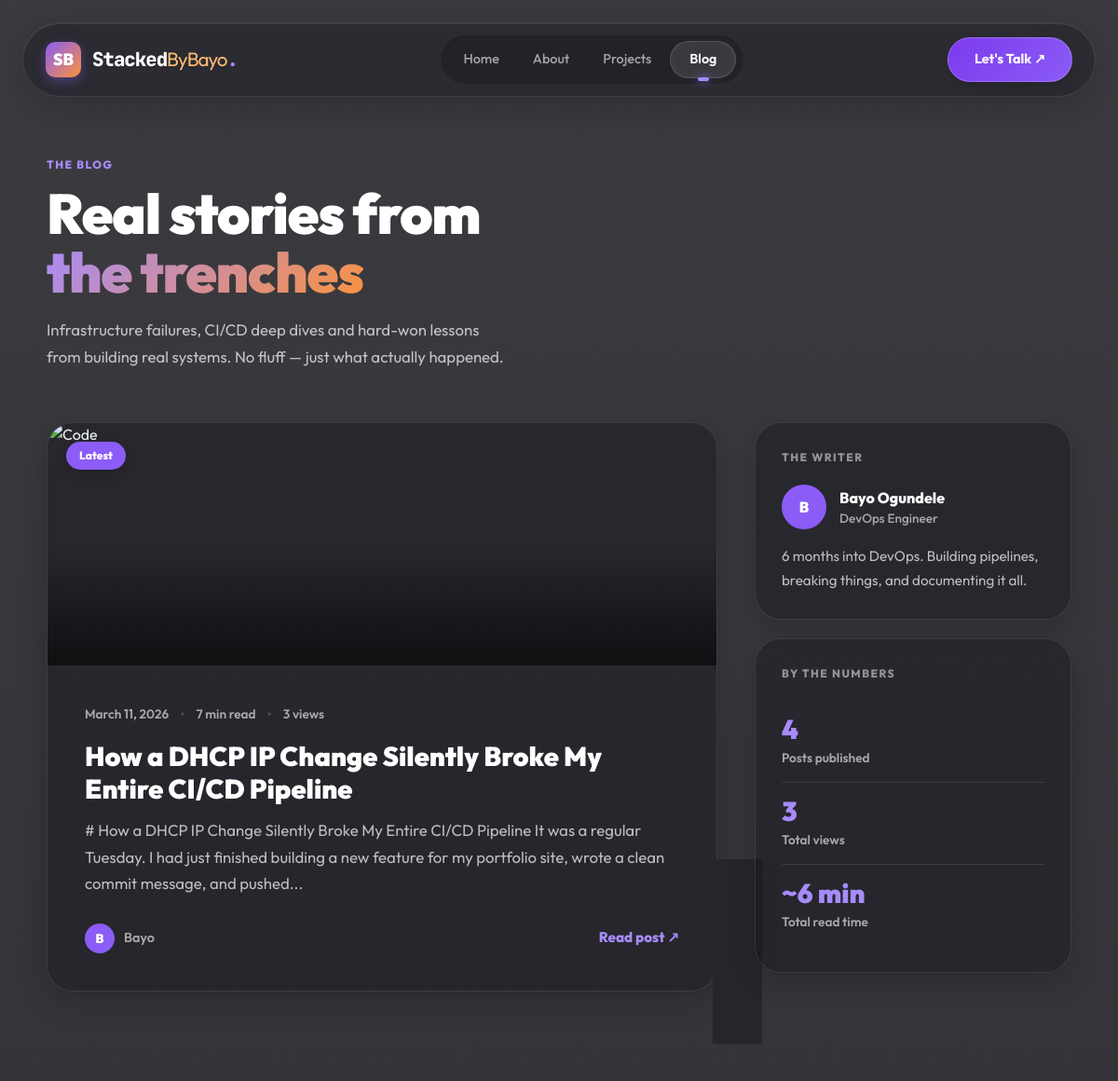
/blog (upper part), run on an earlier commit of the app's database.
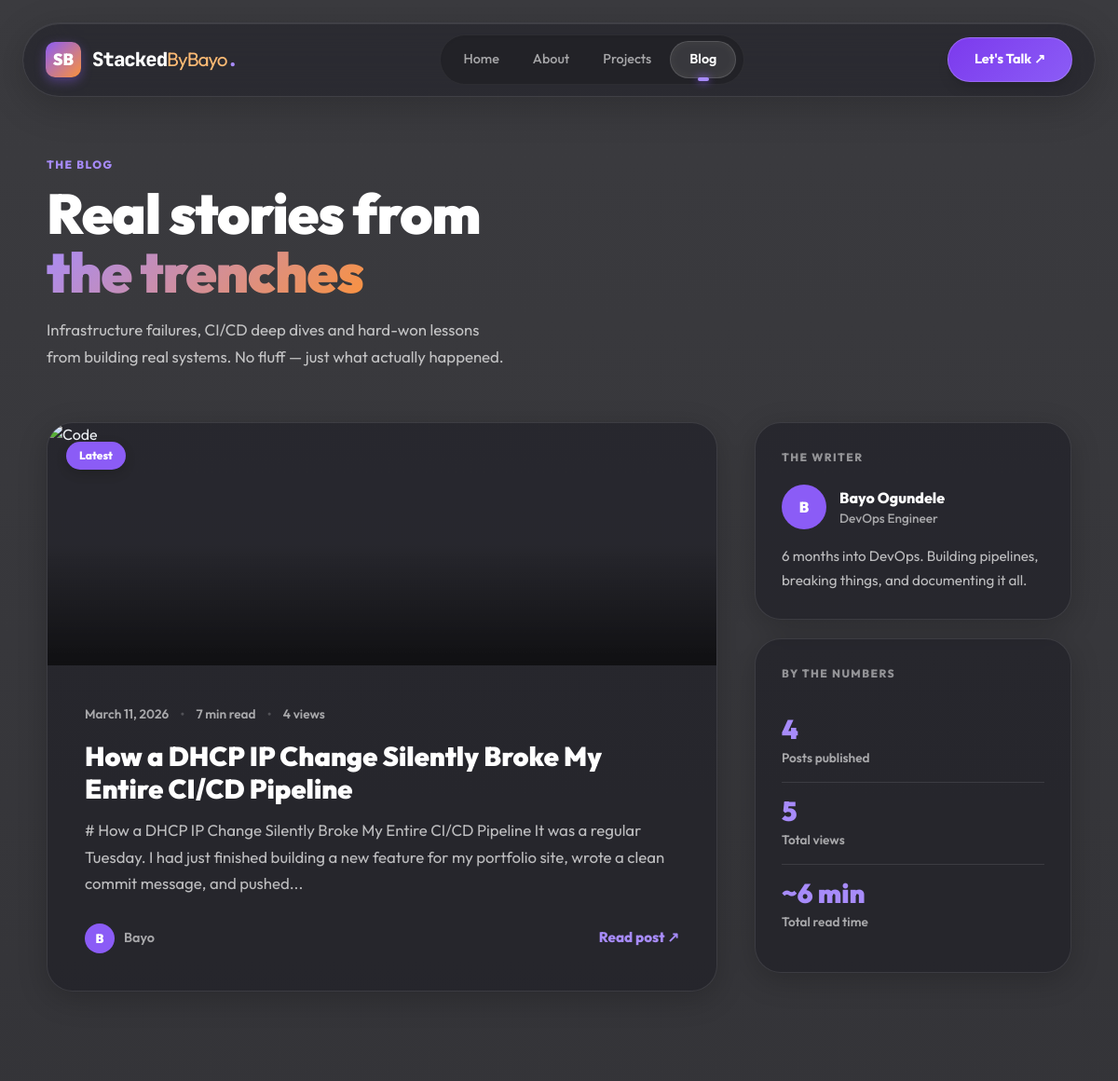
And on a later commit of the database.
### app/models.py (models this page shows)
class Post(db.Model):
    id = db.Column(db.Integer, primary_key=True)
    title = db.Column(db.String(200), nullable=False)
    body = db.Column(db.Text, nullable=False)
    created_at = db.Column(db.DateTime, default=datetime.utcnow)
    views = db.Column(db.Integer, default=0)
    comments = db.relationship('Comment', backref='post', lazy=True)

### app/__init__.py (the view)
    @app.route("/blog")
    def blog():
        posts = Post.query.order_by(Post.created_at.desc()).all()
        return render_template("blog.html", posts=posts)

### app/templates/blog.html (shortened to what the changed rows need)
{% extends "base.html" %}
{% block content %}
<div style="padding:40px 24px 80px;">
  <div style="max-width:1100px;margin:0 auto;">
    <div style="margin-bottom:56px;" class="reveal">
      <h1 style="font-size:clamp(2.4rem,5vw,3.8rem);font-weight:900;color:#fff;line-height:1.05;margin-bottom:16px;letter-spacing:-0.02em;">
        Real stories from<br><span class="g-text">the trenches</span>
      </h1>
    </div>
    {% if posts %}
    <div style="display:grid;grid-template-columns:1fr 340px;gap:40px;align-items:start;">
      <div>
        {% set featured = posts[0] %}
        {% set featured_rt = (featured.body | striptags | wordcount / 200) | int + 1 %}
        <a href="/blog/{{ featured.id }}" class="glass-panel reveal" style="
          display:block;padding:0;overflow:hidden;margin-bottom:40px;text-decoration:none;
          transition:border-color 0.3s,transform 0.3s,background 0.3s;
        "
        onmouseover="this.style.borderColor='rgba(139,92,246,0.5)';this.style.transform='translateY(-4px)';this.style.background='var(--glass-hover)';"
        onmouseout="this.style.borderColor='var(--border)';this.style.transform='none';this.style.background='var(--glass)';">
          <div style="height:260px;overflow:hidden;position:relative;">
            <img src="https://images.unsplash.com/photo-1542831371-29b0f74f9713?ixlib=rb-4.0.3&auto=format&fit=crop&w=900&q=80"
                 style="width:100%;height:100%;object-fit:cover;" alt="Code">
            <div style="position:absolute;top:20px;left:20px;display:flex;gap:8px;">
              <span style="background:var(--purple);color:#fff;font-size:0.75rem;font-weight:800;padding:6px 14px;border-radius:100px;box-shadow:0 4px 12px rgba(0,0,0,0.2);">Latest</span>
            </div>
          </div>
          <div style="padding:40px;">
            <div style="display:flex;align-items:center;gap:12px;margin-bottom:16px;">
              <span style="font-size:0.85rem;color:rgba(255,255,255,0.6);font-weight:600;">{{ featured.created_at.strftime('%B %d, %Y') }}</span>
              <span style="color:rgba(255,255,255,0.2);">&bull;</span>
              <span style="font-size:0.85rem;color:rgba(255,255,255,0.6);font-weight:600;">{{ featured_rt }} min read</span>
              {% if featured.views %}<span style="color:rgba(255,255,255,0.2);">&bull;</span><span style="font-size:0.85rem;color:rgba(255,255,255,0.6);font-weight:600;">{{ featured.views }} views</span>{% endif %}
            </div>
            <h2 style="font-size:1.8rem;font-weight:900;color:#fff;line-height:1.2;margin-bottom:14px;">{{ featured.title }}</h2>
            <p style="font-size:1.05rem;color:rgba(255,255,255,0.7);line-height:1.7;margin-bottom:28px;">{{ featured.body | striptags | truncate(200) }}</p>
            <div style="display:flex;align-items:center;justify-content:space-between;">
              <div style="display:flex;align-items:center;gap:10px;">
                <div style="width:32px;height:32px;background:var(--purple);border-radius:50%;display:flex;align-items:center;justify-content:center;font-size:0.85rem;font-weight:900;color:#fff;">B</div>
                <span style="font-size:0.9rem;font-weight:600;color:rgba(255,255,255,0.6);">Bayo</span>
              </div>
              <span style="font-size:0.95rem;font-weight:800;color:var(--purple-light);">Read post ↗</span>
            </div>
          </div>
        </a>
      </div>
      <div style="display:flex;flex-direction:column;gap:20px;position:sticky;top:100px;">
        <div class="glass-panel reveal" style="padding:28px;">
          <p style="font-size:0.75rem;font-weight:800;text-transform:uppercase;letter-spacing:0.12em;color:rgba(255,255,255,0.5);margin-bottom:20px;">The Writer</p>
          <div style="display:flex;align-items:center;gap:14px;margin-bottom:16px;">
            <div style="width:48px;height:48px;background:var(--purple);border-radius:50%;display:flex;align-items:center;justify-content:center;font-weight:900;font-size:1rem;color:#fff;flex-shrink:0;">B</div>
            <div>
              <p style="font-weight:800;font-size:1rem;color:#fff;">Bayo Ogundele</p>
              <p style="font-size:0.85rem;font-weight:500;color:rgba(255,255,255,0.6);">DevOps Engineer</p>
            </div>
          </div>
          <p style="font-size:0.95rem;color:rgba(255,255,255,0.7);line-height:1.7;">
            6 months into DevOps. Building pipelines, breaking things, and documenting it all.
          </p>
        </div>
        <div class="glass-panel reveal" style="padding:28px;">
          <p style="font-size:0.75rem;font-weight:800;text-transform:uppercase;letter-spacing:0.12em;color:rgba(255,255,255,0.5);margin-bottom:20px;">By the Numbers</p>
          {% for stat, label in [
            (posts|length, 'Posts published'),
            (posts | sum(attribute='views') if posts[0].views is defined else '—', 'Total views'),
            ('~' ~ ((posts | map(attribute='body') | map('striptags') | join(' ') | wordcount) / 200) | int ~ ' min', 'Total read time')
          ] %}
          <div style="padding:16px 0;{{ 'border-bottom:1px solid rgba(255,255,255,0.1);' if not loop.last else '' }}">
            <p style="font-size:1.8rem;font-weight:900;color:var(--purple-light);line-height:1;">{{ stat }}</p>
            <p style="font-size:0.85rem;font-weight:600;color:rgba(255,255,255,0.6);margin-top:6px;">{{ label }}</p>
          </div>
          {% endfor %}
        </div>
      </div>
    </div>
    {% endif %}
  </div>
</div>
{% endblock %}

What changed in the data, as far as the page shows it:
changed Post "How a DHCP IP Change Silently Broke My Entire CI/CD Pipeline": views "3" → "4"
Also different on the page:
new list line: "5 Total views"
list line gone: "3 Total views"
